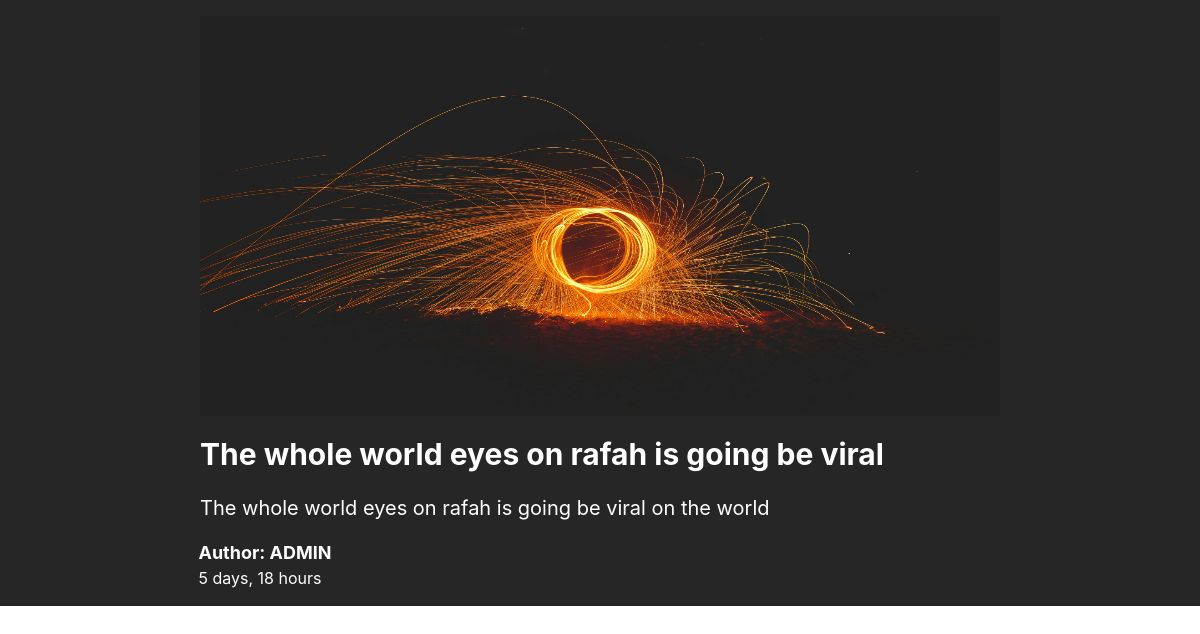
Page /blog-reading/7 on the earlier database version.
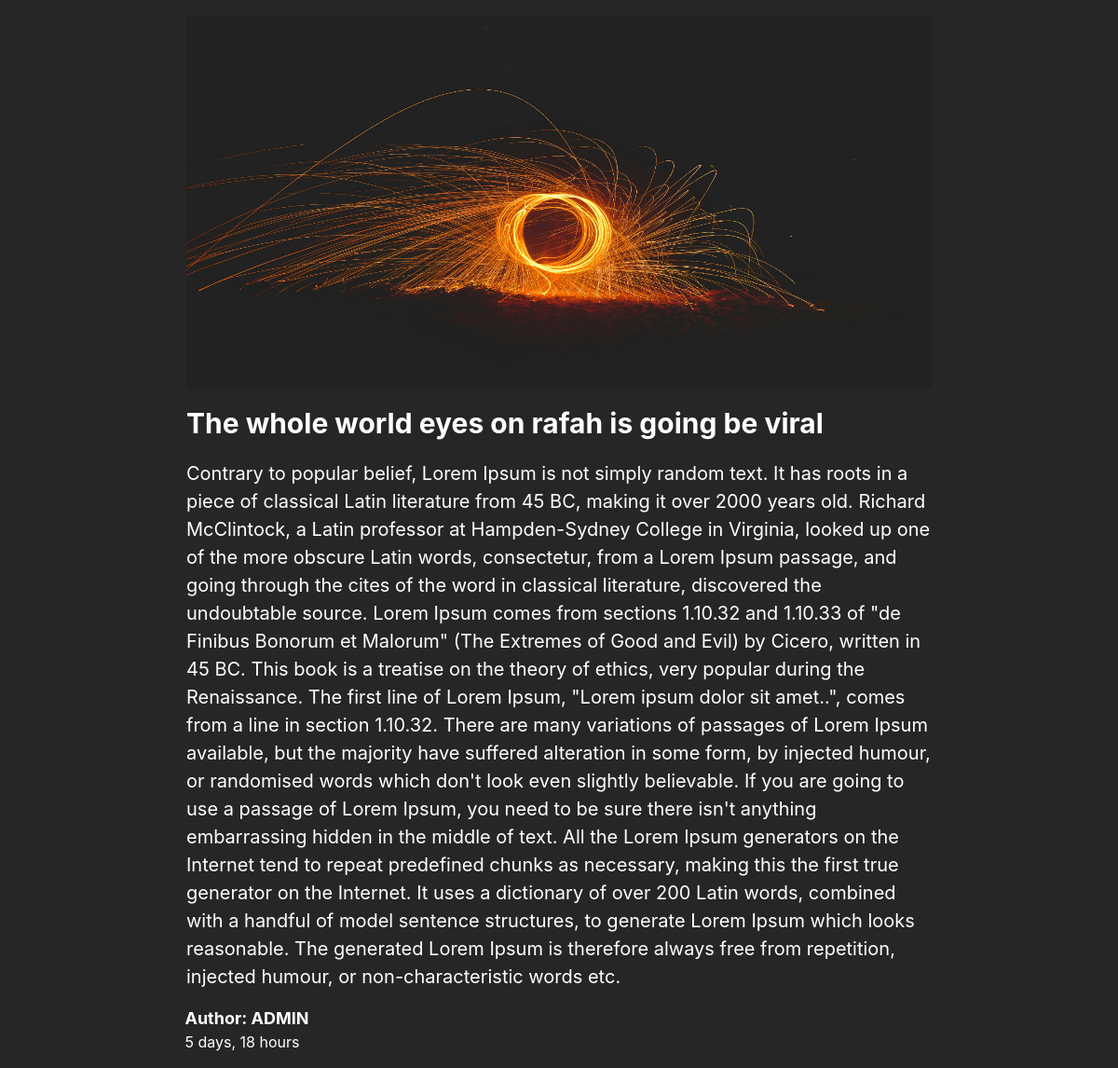
Same page on the later database version.
### blog/models.py (models this page shows, shortened)
class Blog(models.Model):
    title = models.CharField(max_length=400)
    content = models.TextField(unique=True)
    author = models.ForeignKey(User, on_delete=models.CASCADE)
    created_at = models.DateTimeField(auto_now_add=True)
    thumbnail = models.ImageField(upload_to='blog/thumbnail')
    tags = models.ManyToManyField(Tag, related_name="Blog")

### blog/views.py (the view)
# urls.py: path('blog-reading/<int:id>', views.blog_detail, name='blog_reading'),
def blog_detail(request, id):
    blog_details = Blog.objects.get(pk=id)
    return render(request, 'home/blogs/blog_details.html', {'blog_details': blog_details})

### blog/templates/home/blogs/blog_details.html
{% extends "base/base.html" %} {% load static %} {% block css %} <link
rel="stylesheet" href="{% static "css/blog_reading.css" %}"> {% endblock css %}
{% block content %}
<div class="bg-neutral-800 flex flex-col hight-content justify-center items-center">
  <img
    class="w-[350px] h-[200px] md:w-[600px] md:h-[300px] lg:w-[800px] lg:h-[400px] mt-4 rounded"
    src="{{blog_details.thumbnail.url}}"
    alt=""
  />
  <h1 class="text-white text-[30px] font-bold mt-4 w-[350px] md:w-[600px] lg:w-[800px]">{{blog_details.title}}</h1>
  <p class="text-white text-[20px] w-[350px] md:w-[600px] lg:w-[800px] mt-4">{{blog_details.content}}</p>
  <div class="ml-[-80px] lg:ml-[-380px] md:ml-[-180px] flex flex-col mt-4 mb-4">
    <p class="text-white font-bold text-[18px] mr-[140px] md:mr-[290px]">Author: {{blog_details.author|upper}}</p>
    <p class="text-white">{{blog_details.created_at|timesince}}</p>
  </div>
</div>
{% endblock content %}

### blog/templates/base/base.html (shortened to what this page needs)
{% load static %}
{% load static tailwind_tags %}
<!DOCTYPE html>
<html lang="en">
  <head>
    <link rel="stylesheet" href="https://code.jquery.com/ui/1.13.3/themes/base/jquery-ui.css">
    <link rel="stylesheet" href="/resources/demos/style.css">
    <link
      rel="stylesheet"
      href="https://unpkg.com/mouse-follower@1/dist/mouse-follower.min.css"
    />
    <link
      rel="stylesheet"
      href="https://cdnjs.cloudflare.com/ajax/libs/font-awesome/6.5.2/css/all.min.css"
    />
    {% comment %} tailwind css tag {% endcomment %} {% tailwind_css %}
    <link rel="stylesheet" href="{% static "css/style.css" %} ">
    {% block css %}{% endblock css %}
  </head>
  <body>
    <div class="font-['inter'] bg-neutral-800">{% block content %} {% endblock content %}</div>
  </body>
</html>

### blog/static/css/blog_reading.css (style rules this page uses)
.hight-content { height: fit-content; }

Differences in the rows shown:
changed Blog "The whole world eyes on rafah is going be viral": content "The whole world eyes on rafah is going be viral on the world" → "Contrary to popular belief, Lorem Ipsum is not simply random text. It has roots in a piece of classical Latin literature from 45 BC, making it over 2000 years old. Richard McClintock, a Latin professor at Hampden-Sydney College in Virginia, looked up one of the more obscure Latin words, consectetur, from a Lorem Ipsum passage, and going through the cites of the word in classical literature, discovered the undoubtable source. Lorem Ipsum comes from sections 1.10.32 and 1.10.33 of \"de Finibus Bonorum et Malorum\" (The Extremes of Good and Evil) by Cicero, written in 45 BC. This book is a treatise on the theory of ethics, very popular during the Renaissance. The first line of Lorem Ipsum,…"
